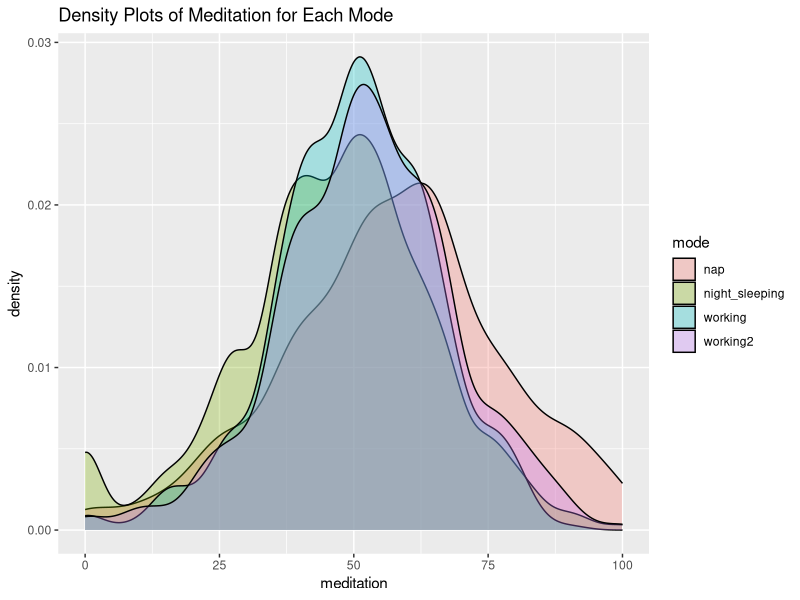
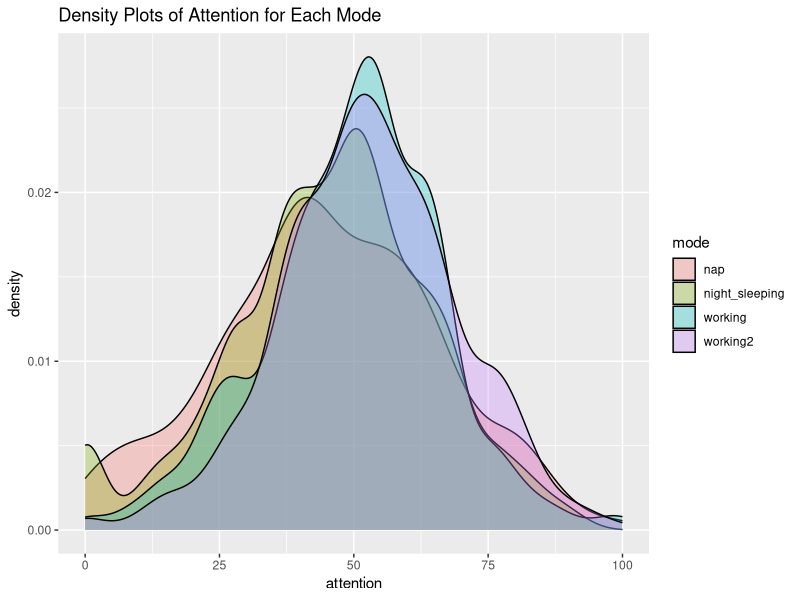
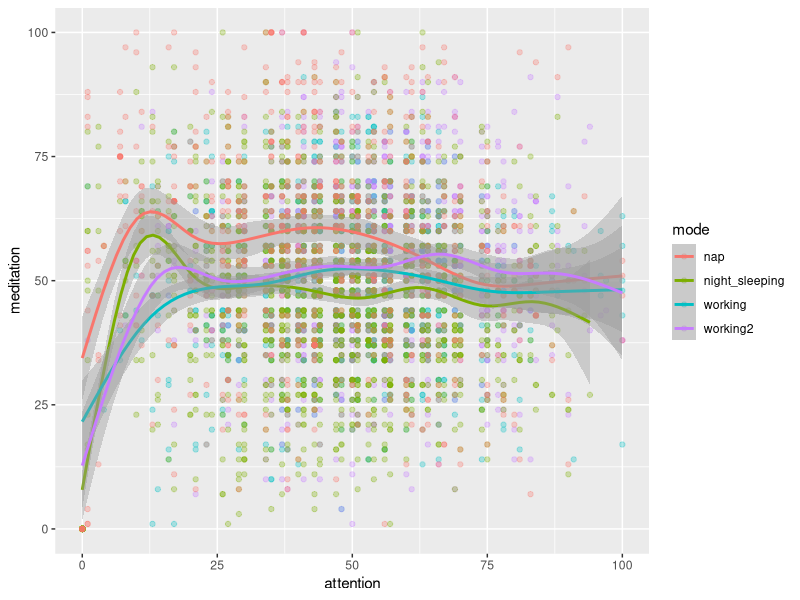
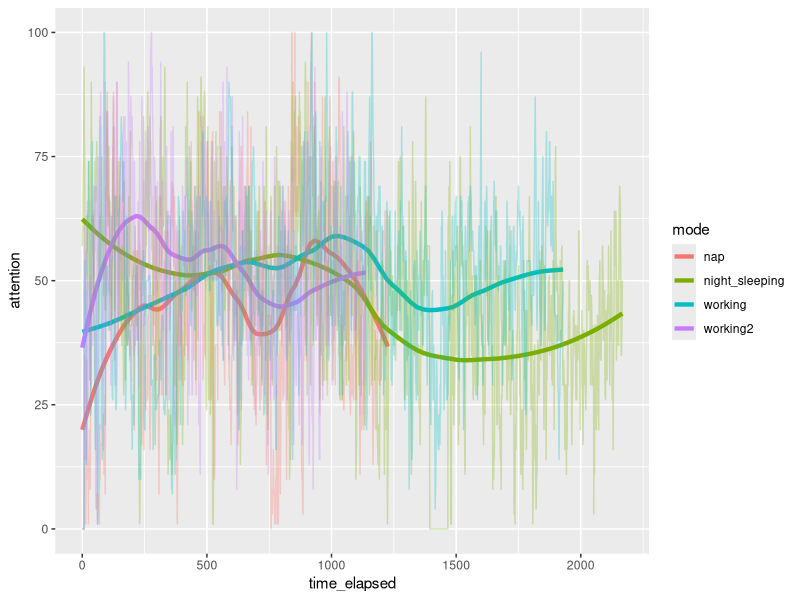
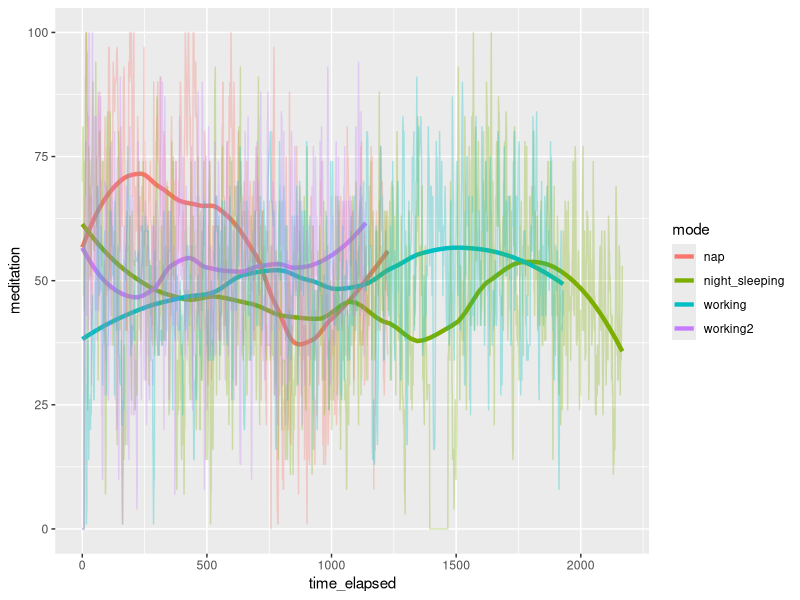
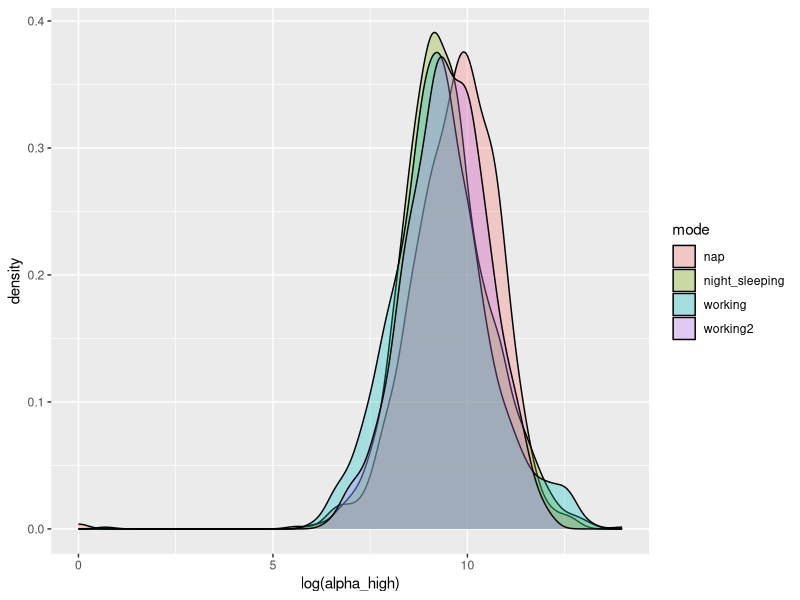
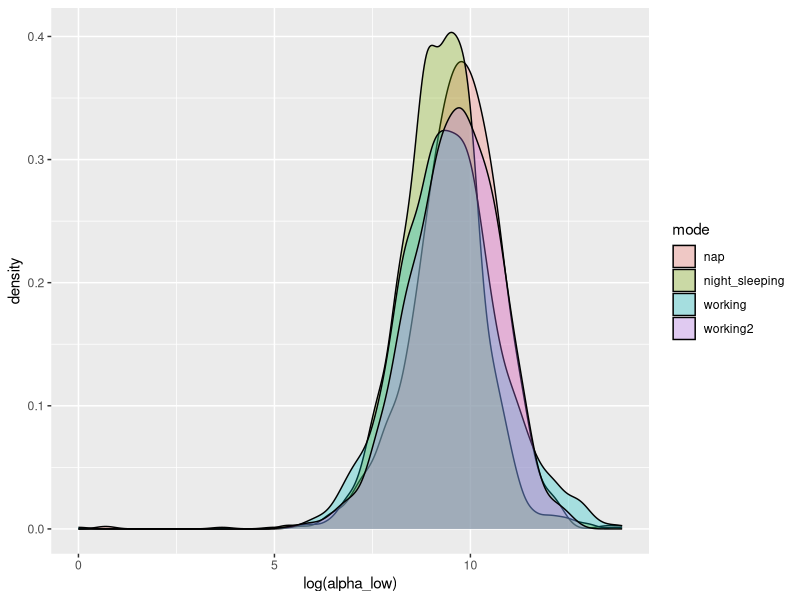
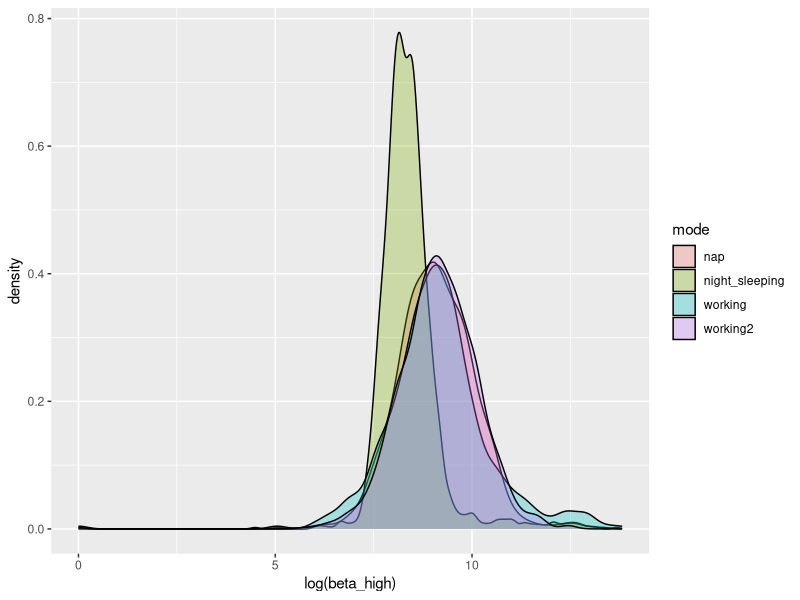

Here is the R script that generated these plots, in order:

# Set root directory
setwd("~/src/python-mindwave-mobile/measurements/")

# Load packages. If not installed, run e.g.: install.packages("ggplot2")
require(data.table)
require(ggplot2)


# Load CSV's
breakfast_morning <- read.csv("datapoints_breakfast_morning.csv", header=TRUE)
night_sleeping <- read.csv("datapoints_night_sleeping.csv", header=TRUE)
watching_tv_at_night <- read.csv("datapoints_watching_tv_at_night.csv", header=TRUE)
watching_tv_afternoon <- read.csv("datapoints_watching_tv_afternoon_0605.csv", header=TRUE)
going_to_bed <- read.csv("datapoints_going_to_bed.csv", header=TRUE)
not_on_head <- read.csv("datapoints_not_on_head.csv", header=TRUE)
not_on_head2 <- read.csv("datapoints_not_on_head_0604.csv", header=TRUE)
working <- read.csv("datapoints_working.csv", header=TRUE)
working2 <- read.csv("datapoints_working_0605.csv", header=TRUE)
convo <- read.csv("datapoints_conversation.csv", header=TRUE)
phonecall <- read.csv("datapoints_phonecall.csv", header=TRUE)
nap <- read.csv("datapoints_short_nap.csv", header=TRUE)

# Combine into one data object "eeg" and "eeg.active" (w/o not_on_head) and
# define time_elapsed variable
breakfast_morning$mode <- "breakfast_morning"
breakfast_morning$time_elapsed <- breakfast_morning$time - 
  min(breakfast_morning$time)
night_sleeping$mode <- "night_sleeping"
night_sleeping$time_elapsed <- night_sleeping$time - 
  min(night_sleeping$time)
watching_tv_at_night$mode <- "watching_tv_at_night"
watching_tv_at_night$time_elapsed <- watching_tv_at_night$time - 
  min(watching_tv_at_night$time)
watching_tv_afternoon$mode <- "watching_tv_afternoon"
watching_tv_afternoon$time_elapsed <- watching_tv_afternoon$time - 
  min(watching_tv_afternoon$time)
going_to_bed$mode <- "going_to_bed"
going_to_bed$time_elapsed <- going_to_bed$time - 
  min(going_to_bed$time)
not_on_head$mode <- "not_on_head"
not_on_head$time_elapsed <- not_on_head$time - 
  min(not_on_head$time)
not_on_head2$mode <- "not_on_head2"
not_on_head2$time_elapsed <- not_on_head2$time - 
  min(not_on_head2$time)
working$mode <- "working"
working$time_elapsed <- working$time - 
  min(working$time)
working2$mode <- "working2"
working2$time_elapsed <- working2$time - 
  min(working2$time)
phonecall$mode <- "phonecall"
phonecall$time_elapsed <- phonecall$time - 
  min(phonecall$time)
convo$mode <- "convo"
convo$time_elapsed <- convo$time - 
  min(convo$time)
nap$mode <- "nap"
nap$time_elapsed <- nap$time - 
  min(nap$time)

eeg <- rbind(working, working2, night_sleeping, nap)
# eeg <- rbind(not_on_head, not_on_head2, watching_tv_afternoon,
#              watching_tv_at_night, breakfast_morning, night_sleeping,
#              going_to_bed, convo, working, working2, phonecall, convo, nap)
eeg <- data.table(eeg)
eeg.active <- eeg[(eeg$mode != "not_on_head") & (eeg$mode != "not_on_head2"), ]


# Exploratory plots
# Watch TV to be one with the universe meditating
ggplot(eeg.active, aes(x=meditation, fill=mode)) + geom_density(alpha=.3) + 
  ggtitle("Density Plots of Meditation for Each Mode")

# Work less
ggplot(eeg.active, aes(x=attention, fill=mode)) + geom_density(alpha=.3) +
  ggtitle("Density Plots of Attention for Each Mode")

# Doesn't appear to be much of a relationship between the attention and meditation.
# Sparse data at the extreme values.
ggplot(eeg.active, aes(x=attention, y=meditation, color=mode)) + geom_point(alpha=.3) + 
  geom_smooth(width=1.5)


# Now, with "time elapsed" there are clear fluctuations visible after smoothing
# for both attention and meditation
ggplot(eeg.active, aes(time_elapsed, attention, colour=mode)) +
  geom_smooth(aes(group=mode), method="loess", size=1.5, se=F, span=0.5) +
  geom_line(alpha=.3)

ggplot(eeg.active, aes(time_elapsed, meditation, colour=mode)) +
  geom_smooth(aes(group=mode), method="loess", size=1.5, se=F, span=0.5) +
  geom_line(alpha=.3)



# Cycling thru the 7 brain waves, but now for all 4 modes, there is this weird
# bimodality (on a log scale) for not_on_head for some of them, such as 
# beta_high, which is not what I would've expected
ggplot(eeg, aes(x=log(alpha_high), fill=mode)) + geom_density(alpha=.3)
ggplot(eeg, aes(x=log(alpha_low), fill=mode)) + geom_density(alpha=.3)
ggplot(eeg, aes(x=log(beta_high), fill=mode)) + geom_density(alpha=.3)
ggplot(eeg, aes(x=log(beta_low), fill=mode)) + geom_density(alpha=.3)
ggplot(eeg, aes(x=log(delta), fill=mode)) + geom_density(alpha=.3)
ggplot(eeg, aes(x=log(gamma_mid), fill=mode)) + geom_density(alpha=.3)
ggplot(eeg, aes(x=log(gamma_low), fill=mode)) + geom_density(alpha=.3)

# So let's look at it along time
ggplot(eeg, aes(time_elapsed, log(beta_high+1), colour=mode)) +
  geom_smooth(aes(group=mode), method="loess", size=1.5, se=F, span=0.5) +
  geom_line(alpha=.1) + geom_point(alpha=0.1) + coord_cartesian(ylim=c(7.5, 12.5))
